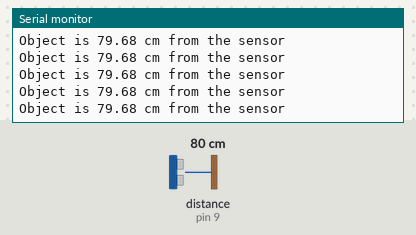
A sketch run on a simulated Arduino Uno, built with avr-gcc and run on an emulated ATmega328P. On the bench: the last lines printed to the serial monitor. Wiring (inferred from the names in the program): ultrasonic range finder: trigger pin 8; echo pin 9. The test bench sets the inputs (shaded band); at power-on: distance to the obstacle (sensor on pin 9) 80 cm. The echo pulse lasts 58.3 µs per cm.

Above: at 1.2 s.
1.3 s: distance to the obstacle (sensor on pin 9) set to 35 cm
At 1.38 s:
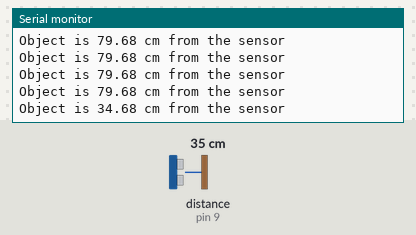
4.3 s: distance to the obstacle (sensor on pin 9) set to 120 cm
At 4.38 s:
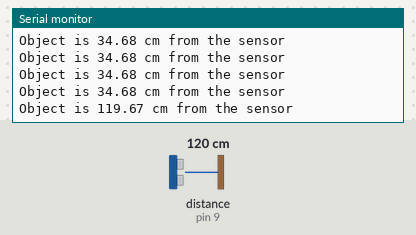
7.3 s: distance to the obstacle (sensor on pin 9) set to 299 cm
At 7.41 s:
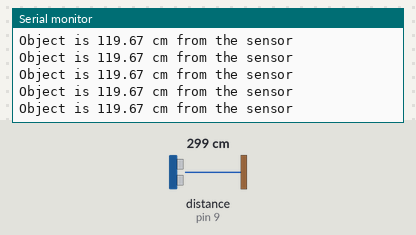
10.3 s: distance to the obstacle (sensor on pin 9) set to 250 cm
At 10.38 s:
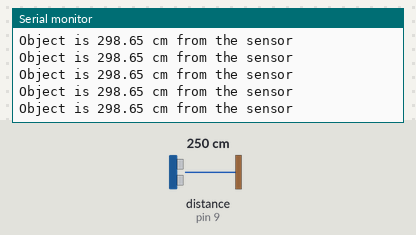
Timing chart, 0 to 13.3 s (numbered marks = the images above; inputs shaded):
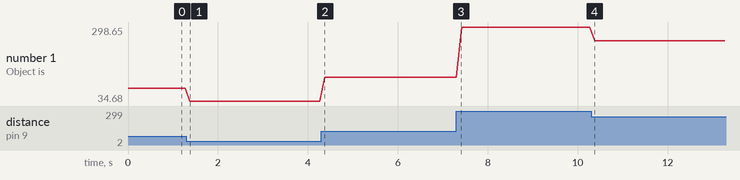

Measured:
- after the input at 1.3 s, the serial monitor: prints a new line after 0.08 s (image 1)
- after the input at 4.3 s, the serial monitor: prints a new line after 0.08 s (image 2)
- plotted number 1: 79.68 → 34.68 after the input at 1.3 s, 34.68 → 119.67 after the input at 4.3 s, 119.67 → 298.65 after the input at 7.3 s, 298.65 → 249.65 after the input at 10.3 s

The sketch:

distance_measurements.ino
```cpp
int trigPin = 8;    // Trigger pin of the HC-SR04 sensor
int echoPin = 9;    // Echo pin of the HC-SR04 sensor


int pingTimeTraveled;    // Time it takes for the ping to travel from the sensor to the object and back
int speedOfSound = 343;  // Speed of sound in m/s

float timeInSeconds;    // Time in seconds that the ping takes to travel to the object and back
float distanceIncm;     // Distance in centimeters from the sensor to the object

void setup() {
  // Set the trigger and echo pins as output and input respectively
  pinMode(trigPin, OUTPUT);
  pinMode(echoPin, INPUT);

  // Initialize the serial communication for debugging
  Serial.begin(9600);
}

void loop() {
  // Send a pulse to the trigger pin of the sensor
  digitalWrite(trigPin, HIGH);
  delayMicroseconds(10);
  digitalWrite(trigPin, LOW);

  // Measure the time it takes for the ping to travel to the object and back
  pingTimeTraveled = pulseIn(echoPin, HIGH); // Will count the time while the echo pin is high
  timeInSeconds = pingTimeTraveled / 1000000.0; // Convert ping time to seconds

  // Calculate the distance in centimeters using the formula: distance = (time * speed of sound) / 2
  distanceIncm = (timeInSeconds * speedOfSound) / 2.0 * 100; // Convert distance to centimeters

  // Print the distance to the serial monitor
  Serial.print("Object is ");
  Serial.print(distanceIncm);
  Serial.println(" cm from the sensor");

  // Wait for 100 milliseconds before taking another measurement
  delay(100);
}
```
